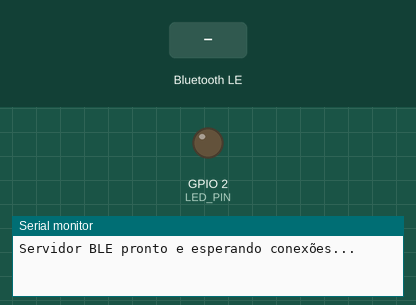
The sketch below on a simulated ESP32. Shown: output pins drawn as LEDs (lit = HIGH), the last lines printed to the serial monitor. Inputs (shaded band) come from the test bench. Nothing arrives over Bluetooth unless stated; a phone connects over Bluetooth LE 3 s after start.

Above: at 1.2 s.
1.3 s: Bluetooth LE write "1" received
At 2.3 s:
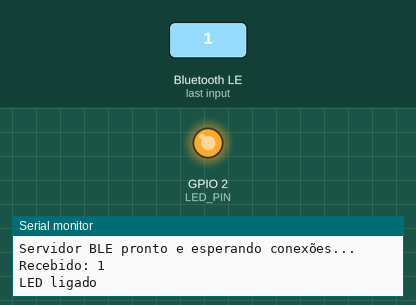
2.8 s: Bluetooth LE write "0" received
At 3.5 s:
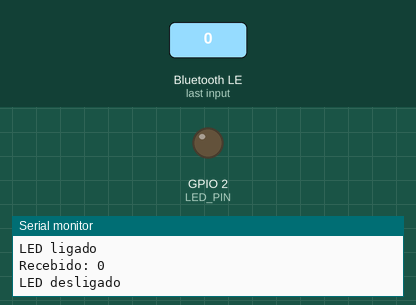
Timing chart, 0 to 5.8 s (numbered marks = the images above; inputs shaded):
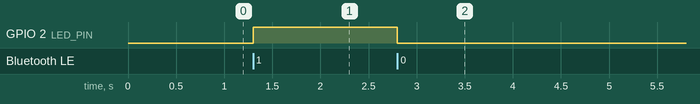

Measured:
- after the input at 1.3 s, GPIO 2 (LED_PIN): LOW → HIGH at once
- after the input at 2.8 s, GPIO 2 (LED_PIN): HIGH → LOW at once

The sketch:

ESP32_BLE_RX.ino
```cpp
//Codigo base para o sistema Receptor (server)
//15/04/2025

/*Este projeto demonstra como dois ESP32 podem se comunicar entre si usando Bluetooth Low Energy (BLE).
Um atua como periférico (server) e outro como central (client).
O cliente faz uma leitura do botão caso verdadeiro, o server acende o LED
*/

#include <BLEDevice.h>
#include <BLEUtils.h>
#include <BLEServer.h>
#include <BLE2902.h>

#define SERVICE_UUID        "4fafc201-1fb5-459e-8fcc-c5c9c331914b"
#define CHARACTERISTIC_UUID "beb5483e-36e1-4688-b7f5-ea07361b26a8"
#define LED_PIN 2

BLECharacteristic *pCharacteristic;


class MyCallbacks : public BLECharacteristicCallbacks {
  void onWrite(BLECharacteristic *pCharacteristic) {
    auto rxValue = pCharacteristic->getValue();
    if (rxValue.length() > 0) {
      Serial.print("Recebido: ");
      Serial.println(rxValue.c_str());

      // Controle do LED
      if (rxValue == "1") {
        //Aqui caso verdadeiro faz algo...
        digitalWrite(LED_PIN, HIGH);
        Serial.println("LED ligado");
        //Aqui caso falso faz algo...
      } else if (rxValue == "0") {
        digitalWrite(LED_PIN, LOW);
        Serial.println("LED desligado");
      }

      const char* resposta = "Recebido com sucesso!";
      pCharacteristic->setValue(resposta);
      pCharacteristic->notify();
    }
  }
};

void setup() {
  Serial.begin(115200);
  pinMode(LED_PIN, OUTPUT);
  digitalWrite(LED_PIN, LOW);

  BLEDevice::init("ESP32-SERVIDOR");

  BLEServer *pServer = BLEDevice::createServer();
  BLEService *pService = pServer->createService(SERVICE_UUID);

  pCharacteristic = pService->createCharacteristic(
    CHARACTERISTIC_UUID,
    BLECharacteristic::PROPERTY_WRITE | BLECharacteristic::PROPERTY_NOTIFY
  );

  pCharacteristic->setCallbacks(new MyCallbacks());
  pCharacteristic->addDescriptor(new BLE2902());

  pService->start();
  BLEAdvertising *pAdvertising = BLEDevice::getAdvertising();
  pAdvertising->addServiceUUID(SERVICE_UUID);
  pAdvertising->start();

  Serial.println("Servidor BLE pronto e esperando conexões...");
}

void loop() {
  delay(100);
}
```
